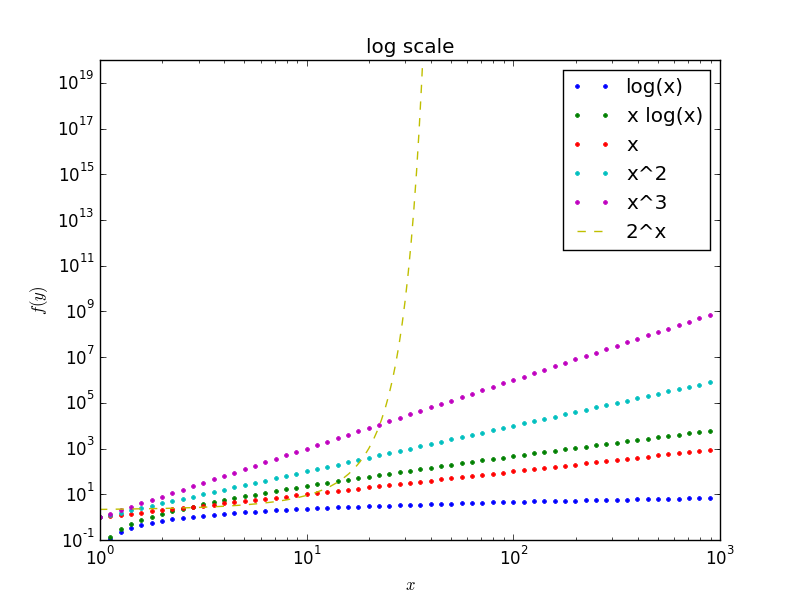

Recreate this plot in Python.
#!/usr/bin/env python3
# -*- coding: utf-8 -*-

import math
import numpy as np
import matplotlib.pyplot as plt

# Build datas ###############

#x = np.arange(0.1, 100, 1)  # bad
x = np.exp(np.arange(0, 3, 0.05) * math.log(10))

print(x)

yl1 = np.log(x)
yl2 = x * np.log(x)
y1 = x
y2 = np.power(x,2)
y3 = np.power(x,3)
ye = np.exp(x * math.log(2))

# Plot data #################

plt.plot(x, yl1, ".", x, yl2, ".", x, y1, ".", x, y2, ".", x, y3, ".", ye, "--")
plt.xscale('log')
plt.yscale('log')

plt.xlabel(r'$x$')
plt.ylabel(r'$f(y)$')

plt.legend(["log(x)", "x log(x)", "x", "x^2", "x^3", "2^x"])

plt.title('log scale')

plt.ylim(ymax = math.exp(20 * math.log(10)))

# Save file and plot ########

plt.savefig("log_scale.png")
plt.show()
